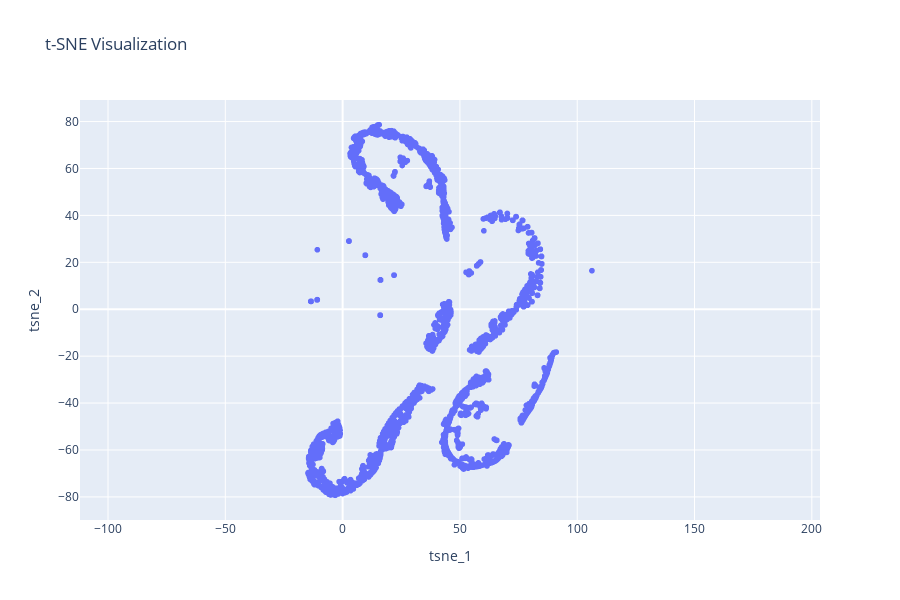

The notebook cell this image was saved under:
### Markdown cell above
## Section 3: Visualizing t-SNE Results

Having applied t-SNE to our website visitor data, we now move to visualize the transformed data. The t-SNE algorithm has reduced our high-dimensional dataset into a two-dimensional space, aiming to preserve the relative distances and relationships among data points. This visualization enables us to observe the clustering of similar behaviors, offering insights into how users interact with the website.

### Visualization Objectives
Our primary goal with this visualization is to:
- Identify clusters of similar visitor behaviors.
- Understand the distribution and grouping of data points in the 2D space.
- Detect any outliers or unique patterns that emerge from the visualization.

This step is crucial for our exploratory data analysis, providing a foundation for more detailed cluster analysis and interpretation in the following sections.

### Code cell
# Create the scatter plot
fig = px.scatter(df_tsne, x='tsne_1', y='tsne_2', title='t-SNE Visualization')

# Equal aspect ratio ensures that one unit in the x-axis is equal to one unit in the y-axis
fig.update_xaxes(scaleanchor="y", scaleratio=1)
fig.update_yaxes(scaleanchor="x", scaleratio=1)

# Adjust the layout for better readability
fig.update_layout(height=600)

# Display the plot
fig.show()

### Figure 1 — Plotly figure (JSON) as saved in the notebook; plotly's stock layout.template omitted (floating-point values rounded to 4 significant figures; data arrays with more than 128 entries replaced by an {"elided": "..."} marker saying what was removed)
{"data": [{"hovertemplate": "tsne_1=%{x}<br>tsne_2=%{y}<extra></extra>", "legendgroup": "", "marker": {"color": "#636efa", "symbol": "circle"}, "mode": "markers", "name": "", "showlegend": false, "type": "scattergl", "x": {"elided": "15028 float values"}, "xaxis": "x", "y": {"elided": "15028 float values"}, "yaxis": "y"}], "layout": {"height": 600, "legend": {"tracegroupgap": 0}, "title": {"text": "t-SNE Visualization"}, "xaxis": {"anchor": "y", "domain": [0, 1], "scaleanchor": "y", "scaleratio": 1, "title": {"text": "tsne_1"}}, "yaxis": {"anchor": "x", "domain": [0, 1], "scaleanchor": "x", "scaleratio": 1, "title": {"text": "tsne_2"}}}}
